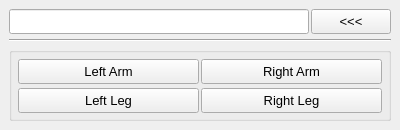
<?xml version="1.0" encoding="UTF-8"?>
<ui version="4.0">
 <class>MainWindow</class>
 <widget class="QMainWindow" name="MainWindow">
  <property name="geometry">
   <rect>
    <x>0</x>
    <y>0</y>
    <width>400</width>
    <height>130</height>
   </rect>
  </property>
  <property name="minimumSize">
   <size>
    <width>400</width>
    <height>130</height>
   </size>
  </property>
  <property name="maximumSize">
   <size>
    <width>400</width>
    <height>130</height>
   </size>
  </property>
  <property name="windowTitle">
   <string>IK FK Switch</string>
  </property>
  <widget class="QWidget" name="centralwidget">
   <layout class="QVBoxLayout" name="verticalLayout">
    <property name="spacing">
     <number>2</number>
    </property>
    <item>
     <layout class="QHBoxLayout" name="horizontalLayout_3" stretch="85,15">
      <property name="spacing">
       <number>2</number>
      </property>
      <item>
       <widget class="QLineEdit" name="let_NameSpace">
        <property name="minimumSize">
         <size>
          <width>0</width>
          <height>25</height>
         </size>
        </property>
        <property name="font">
         <font>
          <pointsize>11</pointsize>
         </font>
        </property>
        <property name="readOnly">
         <bool>true</bool>
        </property>
        <property name="placeholderText">
         <string/>
        </property>
       </widget>
      </item>
      <item>
       <widget class="QPushButton" name="btn_LoadNameSpace">
        <property name="minimumSize">
         <size>
          <width>0</width>
          <height>25</height>
         </size>
        </property>
        <property name="font">
         <font>
          <pointsize>10</pointsize>
         </font>
        </property>
        <property name="text">
         <string>&lt;&lt;&lt;</string>
        </property>
       </widget>
      </item>
     </layout>
    </item>
    <item>
     <widget class="Line" name="line">
      <property name="minimumSize">
       <size>
        <width>0</width>
        <height>9</height>
       </size>
      </property>
      <property name="orientation">
       <enum>Qt::Horizontal</enum>
      </property>
     </widget>
    </item>
    <item>
     <widget class="QGroupBox" name="groupBox">
      <property name="title">
       <string/>
      </property>
      <layout class="QVBoxLayout" name="verticalLayout_2">
       <property name="spacing">
        <number>4</number>
       </property>
       <property name="margin">
        <number>6</number>
       </property>
       <item>
        <layout class="QHBoxLayout" name="horizontalLayout">
         <property name="spacing">
          <number>2</number>
         </property>
         <item>
          <widget class="QPushButton" name="btn_SwitchLeftArm">
           <property name="enabled">
            <bool>true</bool>
           </property>
           <property name="minimumSize">
            <size>
             <width>0</width>
             <height>25</height>
            </size>
           </property>
           <property name="font">
            <font>
             <pointsize>10</pointsize>
            </font>
           </property>
           <property name="text">
            <string>Left Arm</string>
           </property>
          </widget>
         </item>
         <item>
          <widget class="QPushButton" name="btn_SwitchRightArm">
           <property name="enabled">
            <bool>true</bool>
           </property>
           <property name="minimumSize">
            <size>
             <width>0</width>
             <height>25</height>
            </size>
           </property>
           <property name="font">
            <font>
             <pointsize>10</pointsize>
            </font>
           </property>
           <property name="text">
            <string>Right Arm</string>
           </property>
          </widget>
         </item>
        </layout>
       </item>
       <item>
        <layout class="QHBoxLayout" name="horizontalLayout_2">
         <property name="spacing">
          <number>2</number>
         </property>
         <item>
          <widget class="QPushButton" name="btn_SwitchLeftLeg">
           <property name="enabled">
            <bool>true</bool>
           </property>
           <property name="minimumSize">
            <size>
             <width>0</width>
             <height>25</height>
            </size>
           </property>
           <property name="font">
            <font>
             <pointsize>10</pointsize>
            </font>
           </property>
           <property name="text">
            <string>Left Leg</string>
           </property>
          </widget>
         </item>
         <item>
          <widget class="QPushButton" name="btn_SwitchRightLeg">
           <property name="enabled">
            <bool>true</bool>
           </property>
           <property name="minimumSize">
            <size>
             <width>0</width>
             <height>25</height>
            </size>
           </property>
           <property name="font">
            <font>
             <pointsize>10</pointsize>
            </font>
           </property>
           <property name="text">
            <string>Right Leg</string>
           </property>
          </widget>
         </item>
        </layout>
       </item>
      </layout>
     </widget>
    </item>
   </layout>
  </widget>
 </widget>
 <resources/>
 <connections/>
</ui>
